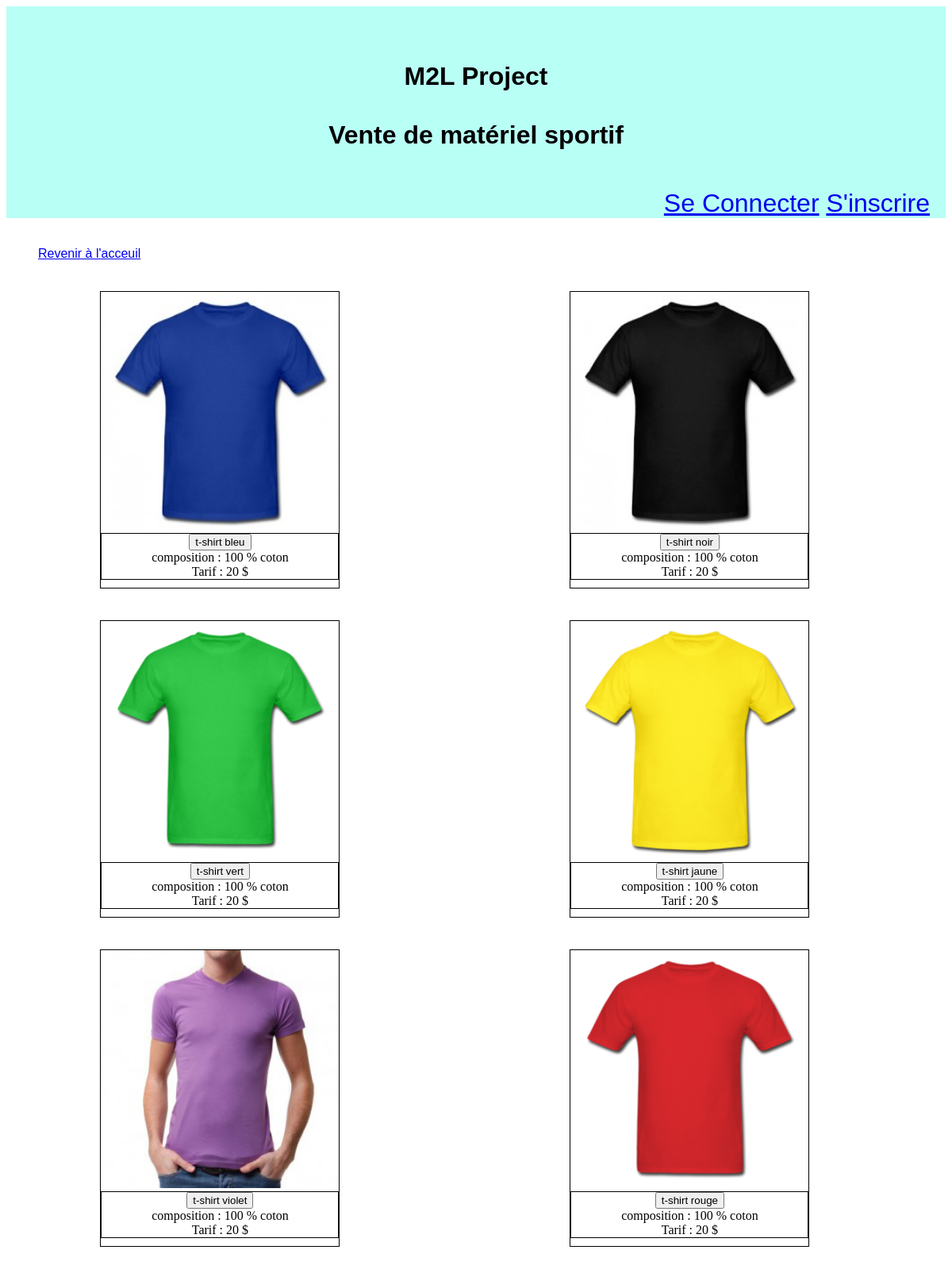
Screenshot of /index.php?liste=1 with the database file from the repository.
### tables this page shows
CREATE TABLE IF NOT EXISTS `article` (
  `id` int(11) NOT NULL AUTO_INCREMENT,
  `id_categorie` int(11) NOT NULL,
  `nom` varchar(254) NOT NULL,
  `composition` varchar(254) NOT NULL,
  `couleur` varchar(250) NOT NULL,
  `coupe` varchar(254) NOT NULL,
  `reference` varchar(254) NOT NULL,
  `prix` varchar(11) NOT NULL,
  `longueur des manches` text NOT NULL,
  `encolure` text NOT NULL,
  `description` text NOT NULL,
  `entretien` text NOT NULL,
  `src` varchar(254) NOT NULL,
  `quantite` int(11) NOT NULL,
  PRIMARY KEY (`id`)
);

### controller/header.php (called while the page is built, shortened)
<?php
$se = 0;
if(isset($_GET['deco'])){
	$styleCss = "vue/css/deco.css";
}
elseif(isset($_GET['ajoutProd'])){
	$styleCss = "vue/css/ajoutProd.css";
}
elseif(isset($_GET['profil'])){
	$styleCss = "vue/css/profil.css";
}
elseif(isset($_GET['co'])){
	$styleCss = "vue/css/connexion.css";
}
elseif(isset($_GET['refus'])){
	$styleCss = "vue/css/refus.css";
}
elseif(isset($_GET['inscription'])){
	$styleCss = "vue/css/inscription.css";
}
elseif(isset($_GET['liste'])){
    $styleCss = "vue/css/liste.css";
}
elseif(isset($_GET['article'])){
	$styleCss= "vue/css/article.css";
}
elseif(isset($_GET['panier'])){
	$styleCss = "vue/css/panier.css";
}
elseif(isset($_GET['gestionStock'])){
	$styleCss = "vue/css/gestionStock.css";
}
else {
	$styleCss = "vue/css/acceuil.css";
}
require"vue/header.php";?>

### index.php (called while the page is built, shortened)
<?php
require "model/model.php";
require"controller/header.php";
require"controller/center.php" ;

### model/model.php (called while the page is built, shortened)
<?php
function dbConnect() {
try{
	$db = new PDO ('mysql:host=localhost;port=3308;dbname=sitetshirt;charset=utf8' , 'root' , '');
	}
catch(Exception $e)
	{
	die('Erreur : '.$e->getMessage());
	}
	return $db ;
}
function listeArticle($id_categorie) {
	$db = dbConnect();
	$res = $db ->query("SELECT * FROM article WHERE id_categorie = '$id_categorie' ");
	return $res;
}
?>

### vue/center/liste.php (the view, shortened to what this page needs)
<br><br><a id="redirectionAcceuil" href="index.php">Revenir à l'acceuil</a><br><br>
<div id="lesarticles" >
		<?php $res = listeArticle($_GET['liste']); ?>
		<?php
		while($article = $res ->fetch()){ ?>
			<div id="article">
			<form method="post" action="index.php?article">
				<input type="image" id="photo" alt="<?= $article['nom']; ?>" src="<?= $article['src']; ?>">
				<div id="description">
				<button><?= $article['nom']; ?></button>
				<?php echo"<br>composition : ".$article['composition']."<br>Tarif : ".$article['prix']." $<br>";?>
				</div>
			</form>
			</div>
	<?php } ?>
</div>

### vue/header.php (shortened to what this page needs)
<!DOCTYPE html>
<html>
<head>
</head>
<link rel="stylesheet" type="text/css" href="<?= $styleCss; ?> ">
<body>
	<div id="slogan"><a id="titreheader" href="index.php">M2L Project <br><br> Vente de matériel sportif</a></div>
	<div id="pro">
			<?php if($se == 1 ||  $se == 2) { ?>
					<a href="index.php?profil">Mon compte</a>
					<?php if($se == 2){ ?>
							<a href="index.php?gestionStock">Voir les articles en ligne</a>
							<?php }
						  else { ?>
							<a href="index.php?panier">Voir le panier</a>
							<?php } ?>
					<a href="index.php?deco">Deconnexion</a><?php
					}
				else {  ?>
					<a href="index.php?co">Se Connecter</a>
					<a href="index.php?inscription">S'inscrire</a>
					<?php } ?>
	</div>

### controller/center.php
<?php
if(isset($_GET['deco'])){
	require"vue/center/deco.php";
}
elseif(isset($_GET['profil'])){
	require"vue/center/profil.php";
}
elseif(isset($_GET['co'])){
	require"vue/center/connexion.php";
}
elseif(isset($_GET['ajoutProd'])){
	require"vue/center/ajoutProd.php";
}
elseif(isset($_GET['refus'])){
	require"vue/center/refus.php";
}
elseif(isset($_GET['inscription'])){
	require"vue/center/inscription.php";
}
elseif(isset($_GET['liste'])){
	require"vue/center/liste.php";
}
elseif(isset($_GET['article'])){
	require"vue/center/article.php";
}
elseif(isset($_GET['panier'])){
	require"vue/center/panier.php";
}
elseif(isset($_GET['gestionStock'])){
	require"vue/center/gestionStock.php";
}
else{
	require"vue/center/acceuil.php" ;
}

### vue/css/liste.css (style rules this page uses)
#photo { width: 300px ; height: 300px ; }
form { border: 1px black solid; width: 300px; }
#article { width: 30% ; margin: 20px; }
#description { text-align: center; border: 1px black solid; margin-bottom: 10px; }
#lesarticles { display: flex; flex-wrap: wrap; justify-content: space-around; }
#redirectionAcceuil { margin: 40px ; font-size: 1em ; font-family: "Trebuchet Ms" , Verdana , sans-serif; }

### vue/css/header.css (style rules this page uses)
#pro { text-align: right; padding-right: 20px ; font-size: 2em ; background-color: #B8FFF5; color: #33FFA7 ; font-family: "Trebuchet MS " ,sans-serif , Verdana ; }
#slogan { text-align: center; height: 160px ; background-color: #B8FFF5; padding-top: 70px; }
#slogan a { color: black; text-decoration: none; font-weight: bold; font-size: 2em ; font-family: sans-serif , "Trebuchet MS " , Verdana ; }

### rows the page displays
article: nom "t-shirt bleu", composition "100 % coton", prix "20"
article: nom "t-shirt noir", composition "100 % coton", prix "20"
article: nom "t-shirt vert", composition "100 % coton", prix "20"
article: nom "t-shirt jaune", composition "100 % coton", prix "20"
article: nom "t-shirt violet", composition "100 % coton", prix "20"
article: nom "t-shirt rouge", composition "100 % coton", prix "20"
